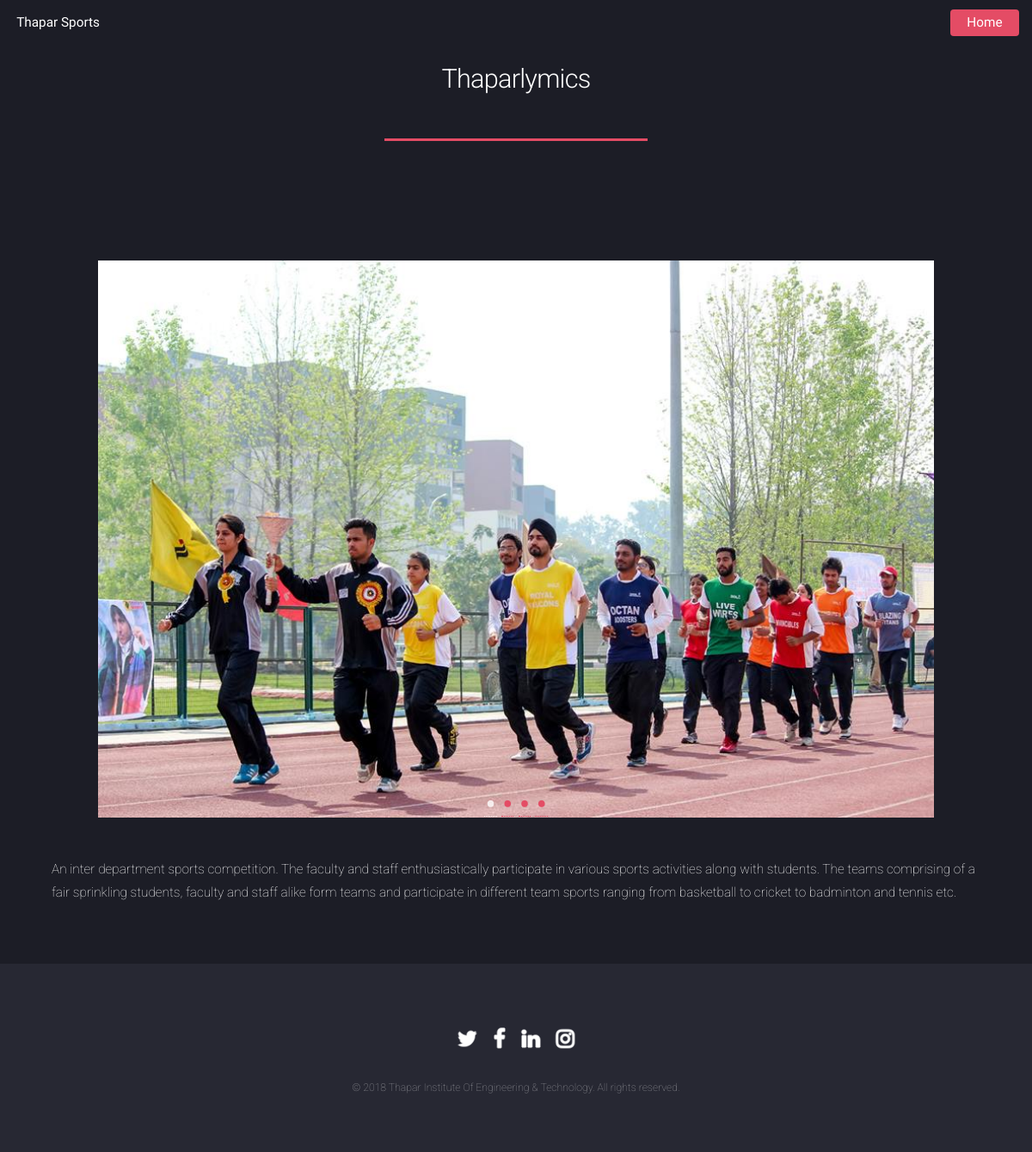
The page /r_eventlist/1/ on the database its author committed.
### tw/models.py (models this page shows, shortened)
class r_Post(models.Model):
    title=models.CharField(max_length=200)
    image1=models.FileField(null=True,blank=True)
    image2=models.FileField(null=True,blank=True)
    image3=models.FileField(null=True,blank=True)
    image4=models.FileField(null=True,blank=True)
    name = models.CharField(max_length=200,default=" ")
    timestamp=models.DateTimeField(auto_now=False,auto_now_add=True)
    content=models.TextField(null=True)
    side=models.TextField(null=True)

### tw/views.py (the view)
# urls.py: url(r'^r_eventlist/(?P<Post_id>[0-9]+)/$', views.r_detail, name='r_detail'),
def r_detail(request, Post_id):
    try:
        post= r_Post.objects.get(pk=Post_id)
    except Post.DoesNotExist:
        raise Http404("Post Does Not Exist")
    return render(request,'tw/r_detail.html',{'post':post})

### tw/templates/tw/r_detail.html (shortened to what this page needs)
{% load staticfiles %}
{% block content %}
<!DOCTYPE HTML>
<html>
	<head>
		<link rel="stylesheet" href="{% static  'css/main.css' %}" />
		<link rel="stylesheet" href="{% static  'css/ie9.css' %}" />
		<link rel="stylesheet" href="{% static  'css/ie8.css' %}" />
		<link rel="stylesheet" href="{% static  'css/gallery.theme.css' %}">
		<link rel="stylesheet" href="{% static  'css/gallery.css' %}">
	</head>
	<body class="landing">
		<div id="page-wrapper">
				<header id="header"  style="font-family:'Assistant'">
					<h1 id="logo"><a href="/"> Thapar Sports </a></h1>
					<nav id="nav">
						<ul>
							<li><a href="/" class="button special">Home</a></li>
						</ul>
					</nav>
				</header>
				<div id="main" class="wrapper style1">
					<div class="container">
						<header class="major">
							<h2>{{post.title}}</h2>
						</header>
							<section id="content">
								<section id="gallery" class="wrapper style1 special fade-up">
									<div class="container">
									<div class="gallery autoplay items-3">
										<figure class="item">
											<img src="{{post.image1.url}}" alt="" height="100%" width="100%" />
										</figure>
										<div class="controls">
											<a href="#item-1" class="control-button">•</a>
											<a href="#item-2" class="control-button">•</a>
											<a href="#item-3" class="control-button">•</a>
											<a href="#item-4" class="control-button">•</a>
										</div>
									</div>
									</div>
								</section>
								<p>{{post.content}}</p>
							</section>
					</div>
				</div>
				<footer id="footer">
					<ul class="icons">
						<li><a href="https://twitter.com/TU_Patiala" class="icon alt fa-twitter"><span class="label">Twitter</span></a></li>
						<li><a href="https://www.facebook.com/officialTIET/" class="icon alt fa-facebook"><span class="label">Facebook</span></a></li>
						<li><a href="https://www.linkedin.com/school/485592/" class="icon alt fa-linkedin"><span class="label">LinkedIn</span></a></li>
						<li><a href="https://www.instagram.com/tietofficial/" class="icon alt fa-instagram"><span class="label">Instagram</span></a></li>
					</ul>
					<ul class="copyright">
						<li>&copy; 2018 Thapar Institute Of Engineering & Technology. All rights reserved.</li>
					</ul>
				</footer>
		</div>
	</body>
</html>
{% endblock %}

### tw/static/css/ie9.css (style rules this page uses)
body.landing:before, body.landing:after { display: none !important; }
.icon.alt { color: inherit !important; }
#footer .icons .icon.alt:before { color: #ffffff !important; }

### tw/static/css/ie8.css (style rules this page uses)
body { color: #ffffff; }
body, html, #page-wrapper { height: 100%; }
input[type="submit"], input[type="reset"], input[type="button"], .button { border: solid 1px #ffffff !important; }
input[type="submit"].special, input[type="reset"].special, input[type="button"].special, .button.special { border: 0 !important; }
#header { background: #272833; }
a { outline:0; }

### tw/static/css/gallery.theme.css (style rules this page uses)
.gallery { position: relative; }
.gallery .item { height: 400px; overflow: hidden; text-align: center; background: #1C1D26; }
.gallery .controls { position: absolute; bottom: 0; width: 100%; text-align: center; }
.gallery .control-button { display: inline-block; margin: 0.02em; font-size: 3em; text-align: center; text-decoration: none; transition: color .1s; }

### tw/static/css/gallery.css (style rules this page uses)
.gallery .control-button:first-of-type, .gallery .control-operator:nth-of-type(1):target ~ .controls .control-button:nth-of-type(1), .gallery .control-operator:nth-of-type(2):target ~ .controls .control-button:nth-of-type(2), .gallery .control-operator:nth-of-type(3):target ~ .controls .control-button:nth-of-type(3), .gallery .control-operator:nth-of-type(4):target ~ .controls .control-button:nth-of-type(4), .gallery .control-operator:nth-of-type(5):target ~ .controls .control-button:nth-of-type(5) { color: white; color: rgba(255, 255, 255, 0.8); }
.gallery .item:first-of-type { position: static; pointer-events: auto; opacity: 1; }
.gallery .item { position: absolute; top: 0; left: 0; width: 100%; height: 100%; pointer-events: none; opacity: 0; transition: opacity .5s; }
.items-3.autoplay .control-button { animation: controlAnimation-3 21s infinite; }
.items-3.autoplay .item { animation: galleryAnimation-3 21s infinite; }
.items-3 .control-button:nth-of-type(1), .items-3 .item:nth-of-type(1) { animation-delay: -2s; }
.items-3 .control-button:nth-of-type(2), .items-3 .item:nth-of-type(2) { animation-delay: 5s; }
.items-3 .control-button:nth-of-type(3), .items-3 .item:nth-of-type(3) { animation-delay: 12s; }

### rows shown on the page
r_Post: title "Thaparlymics", image1 (picture), content "An inter department sports competition. The faculty and staff enthusiastically participate in various sports activities along with students. The teams comprising of a fair sprinkling students, faculty and staff alike form teams and participate in different team sports ranging from basketball to cricket to badminton and tennis etc."
